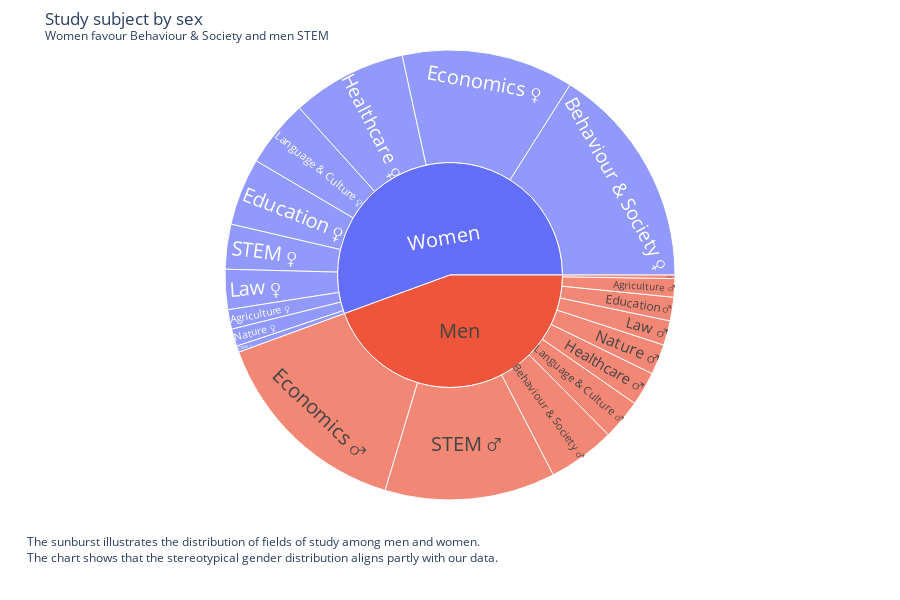

The notebook cell this image was saved under:
### Code cell
labels = []
parents = []
values = []

unique_geslacht = set()

label_map = {
    'Recht': 'Law',
    'Gedrag en Maatschappij': 'Behaviour & Society',
    'Gezondheidszorg': 'Healthcare',
    'Onderwijs': 'Education',
    'Economie': 'Economics',
    'Natuur': 'Nature',
    'Techniek': 'STEM',
    'Onderwijs': 'Education',
    'Sectoroverstijgend': 'Other',
    'Landbouw en natuurlijke omgeving': 'Agriculture',
    'Taal en cultuur': 'Language & Culture',
    'Vrouwen': 'Women',
    'Mannen': 'Men'
}

for _, row in verdeling.iterrows():
    geslacht = row['Geslacht']
    studierichting = row['Studierichting']
    aantal = row['Total studierichting']

    if label_map[geslacht] not in unique_geslacht:
        labels.append(label_map[geslacht])
        parents.append("")
        if geslacht == 'Vrouwen':
            values.append(44000.0)
        elif geslacht == 'Mannen':
            values.append(35170.0)
        unique_geslacht.add(label_map[geslacht])

    if geslacht == 'Mannen':
        labels.append(label_map[studierichting] + ' ♂')
    elif geslacht == 'Vrouwen':
        labels.append(label_map[studierichting] + ' ♀')
    parents.append(label_map[geslacht])
    values.append(aantal)

fig = go.Figure(go.Sunburst(
    labels=labels,
    parents=parents,
    values=values,
    branchvalues='total',
    insidetextfont=dict(size=20),
    hoverinfo='value+text',
    hovertext='graduates'
))

fig.update_layout(
    title='Study subject by sex<br><sup>Women favour Behaviour & Society and men STEM',
    margin=dict(t=50, l=25, r=25, b=25),
    height=600,
    margin_b=100,
    annotations=[
        go.layout.Annotation(
            text="The sunburst illustrates the distribution of fields of study among men and women.<br>The chart shows that the stereotypical gender distribution aligns partly with our data.",
            xref="paper", yref="paper",
            x=0, y=-0.15,
            showarrow=False,
            font=dict(size=12),
            xanchor='left',
            yanchor='bottom',
            align='left'
        ),
    ]
)
print(fig.data[0].hovertemplate)
fig.show()

### Figure 1 — Plotly figure (JSON) as saved in the notebook; plotly's stock layout.template omitted (floating-point values rounded to 4 significant figures)
{"data": [{"branchvalues": "total", "hoverinfo": "value+text", "hovertext": "graduates", "insidetextfont": {"size": 20}, "labels": ["Men", "Economics ♂", "Behaviour & Society ♂", "Healthcare ♂", "Agriculture ♂", "Nature ♂", "Education ♂", "Law ♂", "Other ♂", "Language & Culture ♂", "STEM ♂", "Women", "Economics ♀", "Behaviour & Society ♀", "Healthcare ♀", "Agriculture ♀", "Nature ♀", "Education ♀", "Law ♀", "Other ♀", "Language & Culture ♀", "STEM ♀"], "parents": ["", "Men", "Men", "Men", "Men", "Men", "Men", "Men", "Men", "Men", "Men", "", "Women", "Women", "Women", "Women", "Women", "Women", "Women", "Women", "Women", "Women"], "type": "sunburst", "values": [35170, 11690, 3830, 1930, 1050, 1730, 1340, 1400, 200, 2300, 9700, 44000, 9800, 12700, 6540, 1110, 990, 3830, 2280, 360, 3840, 2550]}], "layout": {"annotations": [{"align": "left", "font": {"size": 12}, "showarrow": false, "text": "The sunburst illustrates the distribution of fields of study among men and women.<br>The chart shows that the stereotypical gender distribution aligns partly with our data.", "x": 0, "xanchor": "left", "xref": "paper", "y": -0.15, "yanchor": "bottom", "yref": "paper"}], "height": 600, "margin": {"b": 100, "l": 25, "r": 25, "t": 50}, "title": {"text": "Study subject by sex<br><sup>Women favour Behaviour & Society and men STEM"}}}
